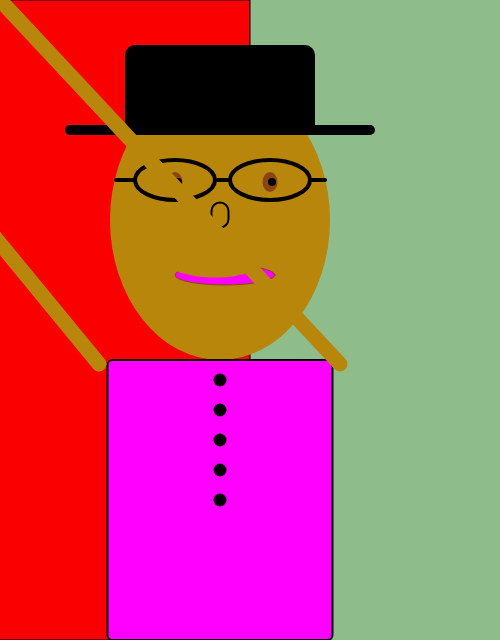
Frame 1 (no input)
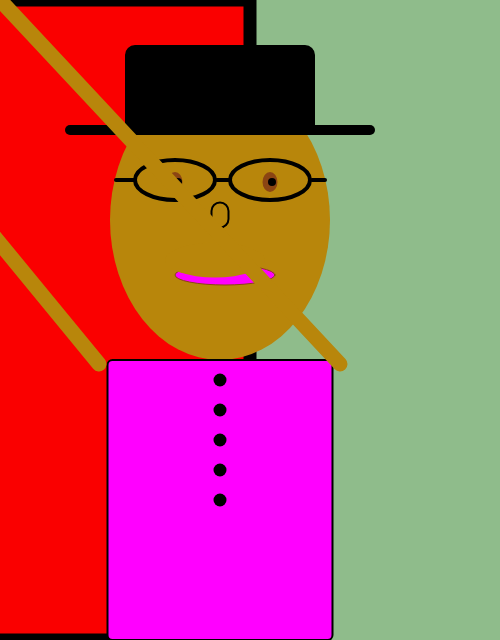
Frame 60 (no input)
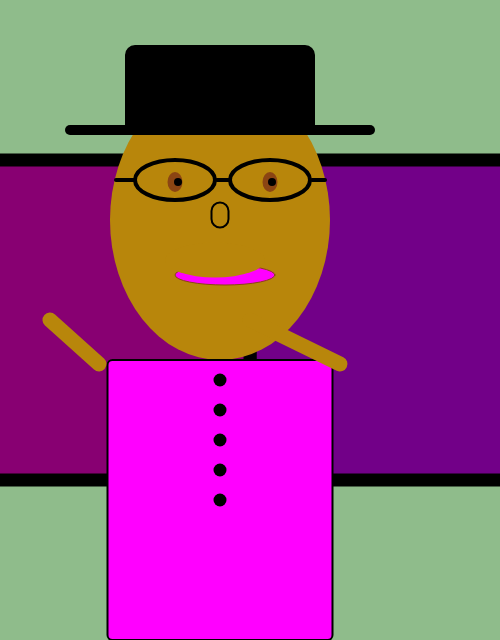
Frame 120 (the mouse pressed at the canvas centre since frame 60)

The p5.js sketch that drew these frames (run headless with seeded random() and noise() and a simulated clock; from frame 60 on, the mouse is pressed at the canvas centre):

// p5.js sketch
// ── sketch.js
/*
Self Portait
v 3
by Dawn Joseph
MMP 210 example week 2
Interactive example
*/


function setup() {
	createCanvas(500, 640);
}

function draw() {
	background(143, 188, 139,);
    ellipseMode(CENTER);
    rectMode(CENTER);
    
   //Interactive background
    var d1 = map(mouseX, 0, width, 0, height);
    var d2 = height - d1;
    var d = map(mouseX, 0, 550, 0, 250);
    var c = map(mouseX, 0, 550, 250, 0);
  
    fill(d, 0, c, d1);
    rect(width/2 + d1/2, height/2, d1, d1);
  
    fill(c, 0 , d, d2);
    rect(width/2 - d2/2, height/2, d2, d2);
  
	
    //Variables head
    var headX = 220;
    var headY = 220; 
    var headWidth = 220;
    var headHeight = 280;
    var headColor = 'DARKGOLDENROD';
    
    
    //Variables eyes
    var eyeStroke = 'black';
    var eyeW = 4;
    
    var lineX1 = 217;
    var lineY1 = 180;
    var lineX2 = 230;
    var lineY2 = 180;
    
    var lineX01 = 116;
    var lineY01 = 180;
    var lineX02 = 135;
    var lineY02 = 180;
     
    var lineX001 = 312;
    var lineY001 = 180;
    var lineX002 = 325;
    var lineY002 = 180;
    
    var eyeRightX = 175;
    var eyeRightY = 180;
    var eyeRightWidth = 80;
    var eyeRightHeight = 40;
    
    var eyeLeftXX = 270;
    var eyeLeftY = 180;
    var eyeLeftWidth = 80;
    var eyeLeftHeight = 40;

    
    //Variables hat
    var hatStroke = 'black';
    var hatW = 10;
    var hatColor = 'black';
    
    var hatX = 220;
    var hatY = 90;
    var hatWidth = 180;
    var hatHeight = 80;
    var hatA = 5;
    
    var hatLineX = 70;
    var hatLineY = 130;
    var hatLineW = 135;
    var hatLineH = 130;
    
    var hatLine0X = 305;
    var hatLineY = 130;
    var hatLine0W = 370;
    var hatLineH = 130;

    
    //Variables nose
    var noseStroke = 'black';
    var noseW = 2;
    
    var noseX = 220;
    var noseY = 215; 
    var noseWidth = 17;
    var noseHeight = 25;
    var noseA = 25;
    
    
    //Variables mouth
    var mouthStroke = 'SADDLEBROWN'; 
    var mouthW = 1;
    var mouthColor1 = 'MAGENTA';
    var mouthColor2 = 'DARKGOLDENROD';
    
    var mouthX = 225;
    var mouthY = 275;
    var mouthWidth = 100;
    var mouthHeight = 20;
    var mouthA = 20;
    
    var mouthX2 = 215;
    var mouthY2 = 260;
    var mouthW2 = 100;
    var mouthH2 = 35;
    var mouthA2 = 35;
    
    
    //Variables eyes pupil
    var eyesPupilColor = 'SADDLEBROWN';
    
    var eyesPupilX = 175;
    var eyesPupilY = 182; 
    var eyesPupilW = 15;
    var eyesPupilH = 20;
    
    var eyesPX = 270;
    var eyesPupilY = 182; 
    var eyesPupilW = 15;
    var eyesPupilH = 20;
    
    var eyesPupilColor2 = 'black';
    
    var eyesPupilX1 = 178;
    var eyesPupilY1 = 182; 
    var eyesPupilW1 = 8;
    var eyesPupilH1 = 8;
    
    var eyesPX2 = 272;
    var eyesPupilY2 = 182; 
    var eyesPupilW2 = 8;
    var eyesPupilH2 = 8;
    
    
    //Variables body
    var bodyStroke = 'black';
    var bodyW = 2;
    var bodyColor = 'MAGENTA';
    
    var bodyX = 220;
    var bodyY = 500; 
    var bodyWidth = 225;
    var bodyHeight = 280;
    var bodyA = 5;
    
    
    //Variables hands
    var handsC = 'DARKGOLDENROD';
    var handsW = 15;
    
    var handsLineX = mouseX;
    var handsLineY = mouseY;
    var handsLineW = 340;
    var handsLineH = 364;
    
    var handsLine0X = mouseX - 100;
    var handsLineY = mouseY;
    var handsLine0W = 99;
    var handsLineH = 364;
    
    
    //Variables buttons
    var buttonW = 13;
    
    var buttonX1 = 220;
    var buttonY1 = 380;
    var buttonX2 = 220;
    var buttonY2 = 410;
    var buttonX3 = 220;
    var buttonY3 = 440;
    var buttonX4 = 220;
    var buttonY4 = 470;
    var buttonX5 = 220;
    var buttonY5 = 500;
    
    //Variables legs
    /*var legsColor = 'DARKGOLDENROD';
    
    var legsRightX = 175;
    var legsRightY = 715;
    var legsRightWidth = 60;
    var legsRightHeight = 148;
    var legsRightA = 5;
    
    var legsLeftX = 270;
    var legsLeftY = 715;
    var legsLeftWidth = 60;
    var legsLeftHeight = 148;
    var legsLeftA = 5;*/
    
    
    //head
    fill(headColor);
    noStroke();
    ellipse(headX, headY, headWidth, headHeight);
    
    //eyes
    noFill();
    stroke(eyeStroke);
    strokeWeight(eyeW);
    line(lineX1, lineY1, lineX2, lineY2);
    line(lineX01, lineY01, lineX02, lineY02);
    line(lineX001, lineY001, lineX002, lineY002);
    ellipse(eyeRightX, eyeRightY, eyeRightWidth, eyeRightHeight);//right
    ellipse(eyeLeftXX, eyeRightY, eyeRightWidth, eyeRightHeight);//left
    
    //hat
    stroke(hatStroke);
    strokeWeight(hatW);
    fill(hatColor);
    rect(hatX, hatY, hatWidth, hatHeight, hatA);
    line(hatLineX, hatLineY, hatLineW, hatLineH);
    line(hatLine0X, hatLineY, hatLine0W, hatLineH);
   
    // nose
    noFill();
    stroke(noseStroke);
    strokeWeight(noseW);
    rect(noseX, noseY, noseWidth, noseHeight, noseA);
    
    //mouth
    stroke(mouthStroke);
    strokeWeight(mouthW);
    fill(mouthColor1);
    ellipse(mouthX, mouthY, mouthWidth, mouthHeight, mouthA);
    fill(mouthColor2);
    noStroke();
    ellipse(mouthX2, mouthY2, mouthW2, mouthH2, mouthA2);
    
    //eyes pupil
    fill(eyesPupilColor);
    ellipse(eyesPupilX, eyesPupilY, eyesPupilW, eyesPupilH);//right
    ellipse(eyesPX, eyesPupilY, eyesPupilW, eyesPupilH);//left
    fill(eyesPupilColor2);
    ellipse(eyesPupilX1, eyesPupilY1, eyesPupilW1, eyesPupilH1);//right
    ellipse(eyesPX2, eyesPupilY2, eyesPupilW2, eyesPupilH2);//left
    
    //body
    stroke(bodyStroke);
    strokeWeight(bodyW);
    fill(bodyColor);
    rect(bodyX, bodyY, bodyWidth, bodyHeight, bodyA);
    
    //hands
    stroke(handsC);
    strokeWeight(handsW);
    line(handsLineX, handsLineY, handsLineW, handsLineH);
    line(handsLine0X - 100, handsLineY, handsLine0W, handsLineH);
   
    //buttons
    strokeWeight(buttonW);
    stroke(0);
    point(buttonX1, buttonY1);//1
    point(buttonX2, buttonY2);//2
    point(buttonX3, buttonY3);//3
    point(buttonX4, buttonY4);//4
    point(buttonX5, buttonY5);//5
    
    //legs
    /*fill(legsColor);
    noStroke();
    rect(legsRightX, legsRightY, legsRightWidth, legsRightHeight, legsRightA);//right
    rect(legsLeftX, legsLeftY, legsLeftWidth, legsLeftHeight, legsLeftA);//left*/
 
}
